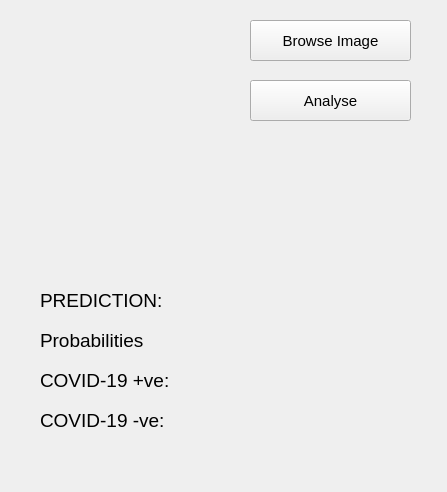
<?xml version="1.0" encoding="UTF-8"?>
<ui version="4.0">
 <class>MainWindow</class>
 <widget class="QMainWindow" name="MainWindow">
  <property name="geometry">
   <rect>
    <x>0</x>
    <y>0</y>
    <width>447</width>
    <height>492</height>
   </rect>
  </property>
  <property name="maximumSize">
   <size>
    <width>447</width>
    <height>600</height>
   </size>
  </property>
  <property name="windowTitle">
   <string>COVID-19</string>
  </property>
  <widget class="QWidget" name="centralwidget">
   <widget class="QLabel" name="xrayImage">
    <property name="geometry">
     <rect>
      <x>20</x>
      <y>30</y>
      <width>200</width>
      <height>251</height>
     </rect>
    </property>
    <property name="text">
     <string/>
    </property>
   </widget>
   <widget class="QLabel" name="predictedLabel">
    <property name="geometry">
     <rect>
      <x>40</x>
      <y>280</y>
      <width>361</width>
      <height>41</height>
     </rect>
    </property>
    <property name="font">
     <font>
      <family>Segoe UI</family>
      <pointsize>14</pointsize>
     </font>
    </property>
    <property name="text">
     <string>PREDICTION:</string>
    </property>
   </widget>
   <widget class="QPushButton" name="browseImageBtn">
    <property name="geometry">
     <rect>
      <x>250</x>
      <y>20</y>
      <width>161</width>
      <height>41</height>
     </rect>
    </property>
    <property name="font">
     <font>
      <family>Segoe UI</family>
      <pointsize>11</pointsize>
     </font>
    </property>
    <property name="text">
     <string>Browse Image</string>
    </property>
   </widget>
   <widget class="QPushButton" name="predictBtn">
    <property name="geometry">
     <rect>
      <x>250</x>
      <y>80</y>
      <width>161</width>
      <height>41</height>
     </rect>
    </property>
    <property name="font">
     <font>
      <family>Segoe UI</family>
      <pointsize>11</pointsize>
     </font>
    </property>
    <property name="text">
     <string>Analyse</string>
    </property>
   </widget>
   <widget class="QLabel" name="probLabel">
    <property name="geometry">
     <rect>
      <x>40</x>
      <y>320</y>
      <width>111</width>
      <height>41</height>
     </rect>
    </property>
    <property name="font">
     <font>
      <family>Segoe UI</family>
      <pointsize>14</pointsize>
     </font>
    </property>
    <property name="text">
     <string>Probabilities</string>
    </property>
   </widget>
   <widget class="QLabel" name="covidPositive_Prob">
    <property name="geometry">
     <rect>
      <x>40</x>
      <y>360</y>
      <width>361</width>
      <height>41</height>
     </rect>
    </property>
    <property name="font">
     <font>
      <family>Segoe UI</family>
      <pointsize>14</pointsize>
     </font>
    </property>
    <property name="text">
     <string>COVID-19 +ve:</string>
    </property>
   </widget>
   <widget class="QLabel" name="covidNegative_Prob">
    <property name="geometry">
     <rect>
      <x>40</x>
      <y>400</y>
      <width>361</width>
      <height>41</height>
     </rect>
    </property>
    <property name="font">
     <font>
      <family>Segoe UI</family>
      <pointsize>14</pointsize>
     </font>
    </property>
    <property name="text">
     <string>COVID-19 -ve:</string>
    </property>
   </widget>
  </widget>
 </widget>
 <resources/>
 <connections/>
</ui>
